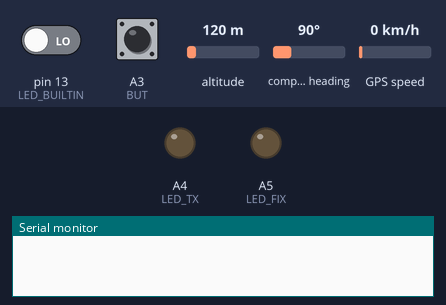
Simulated run of this sketch. Board: Arduino Nano, built with avr-gcc and run on an emulated ATmega328P. Parts: output pins drawn as LEDs (lit = HIGH), the last lines printed to the serial monitor. The inputs (shaded band) are chosen by the test bench; at power-on: pin 13 (LED_BUILTIN) LOW, A3 (BUT) HIGH, altitude 120 m, compass heading 90°, GPS speed 0 km/h. Random numbers use the default seed unless the sketch sets one; the GPS gets a fix after 3 s at 37.7749, -122.4194 with 8 satellites.

Above: at 0.1 s.
At 5.8 s:
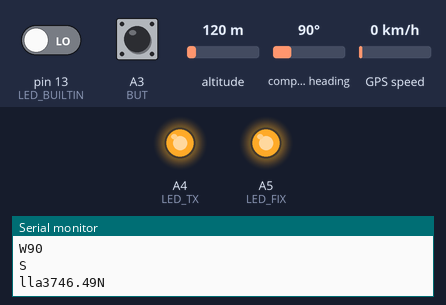
At 6.7 s:
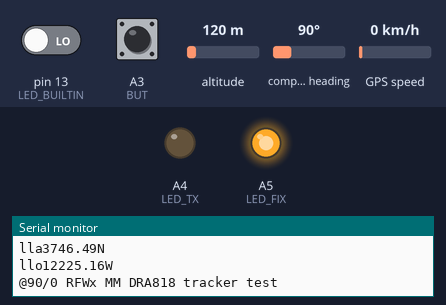
Timing chart, 0 to 8.2 s (numbered marks = the images above):
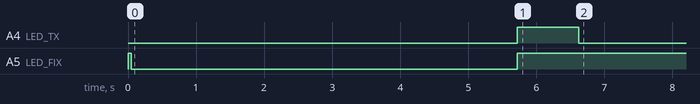

Measured:
- by itself, A4 (LED_TX): LOW → HIGH at 5.7 s, → LOW 0.90 s later
- by itself, A5 (LED_FIX): HIGH → LOW at 0.05 s, → HIGH 5.7 s later

The sketch:

RFWx_MicroModemTrackerGPS.ino
```cpp
#include <stdlib.h>
#include <SparkFunBME280.h>
#include <Wire.h>
#include <Adafruit_GPS.h>
#include <SoftwareSerial.h>
#include "CountDown.h"

//CHANGE THIS VARIABLES:
const char callsign[] = "IW5EJM";
const char ssid[] = "9";
const char tlm_callsign[] = "IW5EJM-9";
const char symbol[] = "("; //select symbol from standard table, example Wx icon = _ http://www.aprs.org/symbols.html

//**** APRS COMMENT (max 43 chars)
const char APRS_CMNT[] = " RFWx MM DRA818 tracker test";

//APRS tracker data tx interval (seconds)
const int BeaconTime = 180;

//**** APRS_PRJ, Telemetry Project Title (max 23 chars)
const char APRS_PRJ[] = "MicroModem RFWx";
//#define Voltage1 //uncomment this line to enable telemetry for battery voltage
//#define Voltage2 //uncomment this line to enable telemetry for secondary voltage reading


#define LED_FIX A5 //led on when gps receiver is correctly fixed
#define LED_TX A4  //led on when transmitting packet
#define BUT A3     //pin to connect button to trigger manual packet transmission: ground to tx

//no edit below this line

#define VoltDC1  A6 //battery voltage measurement pin input
#define VoltDC2  A7 //secondary voltage measurement pin input
#define R1R2     4 //voltage divider ratio, calcuLated as R2/(R1+R2)

//port for GPS communication
#define GPSrx A0      //tx pin into RX GPS connection
#define GPStx A1      //rx pin into TX GPS connection
SoftwareSerial GPSSerial(GPStx, GPSrx);  // Serial port for GPS receiver
Adafruit_GPS GPS(&GPSSerial);

CountDown CD(CountDown::SECONDS); //countdown to trigger data transmission

const char preamble[] = "450";
const char txtail[] = "90";
int counter=0;
int counterTLM=0;
char sentence[150];
//String buf;
unsigned long secondtimer = 0;
unsigned long timer = 0;
//port for modem communication
#define Serial2MM Serial


//variables for voltage reading
int sensorDC1;
float VoltDCval1=0;
char VoltDCval_str1[10];

int sensorDC2;
float VoltDCval2=0;
char VoltDCval_str2[10];


void Send2APRSTrk()
{
  if (GPS.fix)
    { digitalWrite(LED_TX, HIGH);


      String buf;

      Serial2MM.print("lla");
      Serial2MM.print(GPS.latitude, 2);
      Serial2MM.println(GPS.lat);
      delay(450);

      Serial2MM.print("llo");
      if (GPS.longitude < 10000) Serial2MM.print("0");
      Serial2MM.print(GPS.longitude, 2);
      Serial2MM.println(GPS.lon);
      delay(450);


      //send position packet

      Serial2MM.print("@");
      Serial2MM.print(GPS.angle, 0);
      Serial2MM.print("/");
      Serial2MM.print(GPS.speed, 0);
      Serial2MM.println(APRS_CMNT);

      digitalWrite(LED_TX, LOW);

      }
  delay(4500);
}


void Send2APRSTlm()
{
  digitalWrite(LED_TX, HIGH);
  unsigned int rndnum=random(1000);  // random number here (telemetry packet ID)

  #ifdef Voltage1
  //read telemetry data
  sensorDC1=analogRead(VoltDC1);
  VoltDCval1=(5.0/1023) * R1R2 * sensorDC1;
  #endif


  #ifdef Voltage2
  sensorDC2=analogRead(VoltDC2);
  VoltDCval2=(5.0/1023) * R1R2 * sensorDC2;
  #endif

  //send telemetry data
  sprintf(sentence, "!T#%03d,%03d,%03d,000,000,000,00000000",               rndnum,
                                                                            VoltDCval1,
                                                                            VoltDCval2);
  Serial2MM.println(sentence);
  delay(4500);

  counterTLM++;
  if (counterTLM >= 10) {
          //time to send telemetry labels and units
          counterTLM=0;
          //Define telemetry parameters (labels)
          sprintf(sentence, "!:%s:PARM.VBAT,V2", tlm_callsign);
          Serial2MM.println(sentence);
          delay(4500);

          //Define telemetry units
          sprintf(sentence, "!:%s:UNIT.V,V", tlm_callsign);
          Serial2MM.println(sentence);
          delay(4500);

          //Add telemetry coefficient so the APRS protocol can convert your raw values into real value.
          sprintf(sentence, "!:%s:EQNS.0,1,0,0,1,0,0,0,0,0,0,0,0,0,0", tlm_callsign);
          Serial2MM.println(sentence);
          delay(4500);
          }
  digitalWrite(LED_TX, LOW);
}

void blink()
{
  boolean led = false;
  led = digitalRead(LED_BUILTIN);
  digitalWrite(LED_BUILTIN, LOW);
  delay(10);
  digitalWrite(LED_BUILTIN, HIGH);
  delay(10);
  digitalWrite(LED_BUILTIN, LOW);
  delay(10);
  digitalWrite(LED_BUILTIN, HIGH);
  delay(10);
  digitalWrite(LED_BUILTIN, LOW);
  delay(10);
  digitalWrite(LED_BUILTIN, HIGH);
  delay(10);
  digitalWrite(LED_BUILTIN, LOW);
  delay(10);
  digitalWrite(LED_BUILTIN, led);
}

void setup() {
  pinMode(LED_FIX, OUTPUT);
  pinMode(LED_TX, OUTPUT);
  pinMode(BUT, INPUT_PULLUP);

  digitalWrite(LED_TX, LOW);
  digitalWrite(LED_FIX, HIGH);
  delay(50);
  digitalWrite(LED_FIX, LOW);

  delay(1000); //wait for micromodem to correctly bootup

  Serial2MM.begin(9600); while (!Serial2MM); //serial modem init
  blink();
  delay(450);

  sprintf(sentence, "c%s",callsign);
  Serial2MM.println(sentence);
  delay(450);

  sprintf(sentence, "sc%s",ssid);
  Serial2MM.println(sentence);
  delay(450);

  sprintf(sentence, "ls%s",symbol);
  Serial2MM.println(sentence);
  delay(450);

  sprintf(sentence, "w%s",preamble);
  Serial2MM.println(sentence);
  delay(450);

  sprintf(sentence, "W%s",txtail);
  Serial2MM.println(sentence);
  delay(450);


  sprintf(sentence, "S");
  Serial2MM.println(sentence);
  delay(450);

  Serial2MM.flush();
  delay(450);

  GPS.begin(9600);
  GPS.sendCommand(PMTK_SET_NMEA_OUTPUT_RMCGGA); //Sets output to only RMC and GGA sentences
  GPS.sendCommand(PMTK_SET_NMEA_UPDATE_1HZ); //Sets the output to 1/second. If you want you can go higher/lower
  CD.stop();

  delay(1000);

}

void loop() {

char c = GPS.read();
  if (GPS.newNMEAreceived()) {
    if (!GPS.parse(GPS.lastNMEA()))   // this also sets the newNMEAreceived() flag to false
      return;  // we can fail to parse a sentence in which case we should just wait for another
  }

  digitalWrite(LED_FIX, GPS.fix);
  if (CD.remaining() < 1 | !digitalRead(BUT)) {
    CD.stop();
    Send2APRSTrk();
    counter++;
     if (counter >= 5) {
        counter=0;
        #if defined (Voltage1) || defined (Voltage2)
        digitalWrite(LED_BUILTIN, HIGH);
        Send2APRSTlm();
        digitalWrite(LED_BUILTIN, LOW);
        #endif

         }
     CD.start(BeaconTime);
     }

}
```

CountDown.cpp
```cpp
//
//    FILE: CountDown.cpp
//  AUTHOR: Rob Tillaart
// VERSION: 0.1.2
// PURPOSE: CountDown library for Arduino
//
// The library is based upon millis() and therefore
// has the same restrictions as millis() has wrt overflow.
//
// HISTORY:
// 0.1.2 - 2017-07-16 added start(days, hours, minutes, seconds) + cont() == continue countdown
// 0.1.1 - 2015-10-29 added start(h, m, s)
// 0.1.0 - 2015-10-27 initial version
//
// Released to the public domain
//

#include "CountDown.h"

CountDown::CountDown(const enum Resolution res)
{
  setResolution(res);
  stop();
}

void CountDown::setResolution(const enum Resolution res)
{
  _res = res;
  switch(_res)
  {
  case MICROS:
    _gettime = micros;
    break;
  case SECONDS:
    _gettime = seconds;
    break;
  case MILLIS:
  default:
    _gettime = millis;
    break;
  }
  _ticks = 0;
}

void CountDown::start(uint32_t ticks)
{
  _state = CountDown::RUNNING;
  _starttime = _gettime();
  _ticks = ticks;
}

void CountDown::start(uint8_t days, uint8_t hours, uint8_t minutes, uint8_t seconds)
{
  uint32_t ticks = 86400UL * days + 3600UL * hours + 60UL * minutes + seconds;
  if (ticks > 4294967) ticks = 4294967;  // prevent underlying millis() overflow
  setResolution(SECONDS);
  start(ticks);
}

void CountDown::stop()
{
  calcRemaining();
  _state = CountDown::STOPPED;
}

void CountDown::cont()
{
  if (_state == CountDown::STOPPED)
  {
    start(_remaining);
  }
}

uint32_t CountDown::remaining()
{
  calcRemaining();
  return _remaining;
}

void CountDown::calcRemaining()
{
  if (_state == CountDown::RUNNING)
  {
    uint32_t t = _gettime() - _starttime;
    _remaining = _ticks > t? _ticks - t: 0;
    if (_remaining == 0)
    {
      _state = CountDown::STOPPED;
    }
  }
}
// END OF FILE
```

CountDown.h
```cpp
#ifndef CountDown_h
#define CountDown_h
//
//    FILE: CountDown.h
//  AUTHOR: Rob Tillaart
// PURPOSE: CountDown library for Arduino
// HISTORY: See CountDown.cpp
//     URL:
//
// Released to the public domain
//

#define COUNTDOWN_LIB_VERSION "0.1.2"

#if ARDUINO >= 100
#include "Arduino.h"
#else
#include "WProgram.h"
#endif

class CountDown
{
public:
    enum Resolution { MILLIS, MICROS, SECONDS };

    explicit CountDown(const enum Resolution res = MILLIS);
    void setResolution(const enum Resolution res = MILLIS);

    void start(uint32_t ticks);
    void start(uint8_t days, uint8_t hours, uint8_t minutes, uint8_t seconds);
    void stop();
    void cont();

    uint32_t remaining();
    bool isRunning() const              { return _state == CountDown::RUNNING; };
    enum Resolution resolution() const  { return _res; };

private:
    // ??
    enum State { RUNNING, STOPPED };

    uint32_t _ticks;
    uint32_t _remaining;
    enum State _state;
    enum Resolution _res;
    unsigned long _starttime;

    void calcRemaining();
    unsigned long (*_gettime)(void);
    static unsigned long seconds() { return millis() / 1000; };
};

#endif
// END OF FILE
```
